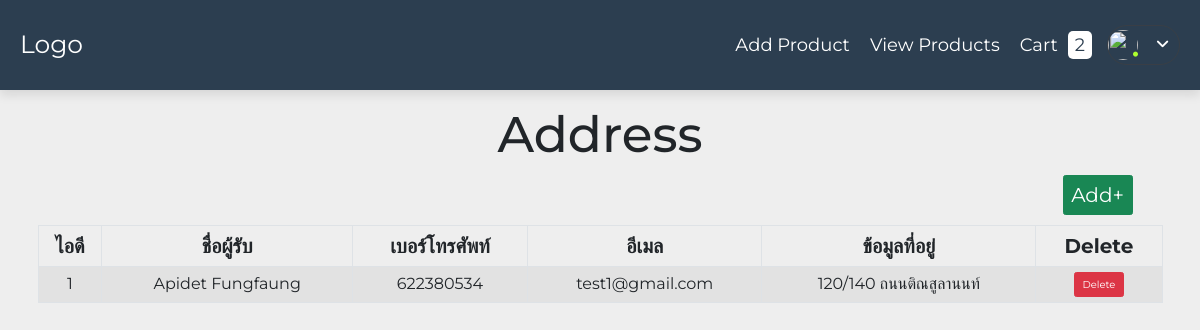
The app's page /addressuser.php (signed in) with its own data.
### tables this page shows
CREATE TABLE tbaddress (
    cAAddressid                     INT(10)                 UNSIGNED  NOT NULL AUTO_INCREMENT primary key,
    cAUserid                        INT(10)                 NULL,
    cAFirstName                  VARCHAR(20) NULL,
    cALastName                   VARCHAR(20)  NULL,
    cAPhoneNumber                INT(10)                  NULL ,
	cAEmail                      VARCHAR(30)  NULL ,
    cAAddress                    VARCHAR(255) NULL,
    cDistrictsid 				varchar(6) 				 NULL,

    constraint FK_address_Subdistrict        foreign key (cDistrictsid)      references tbDistricts(cDistrictsid)        

);

### addressuser.php (the view, shortened to what this page needs)
<?php
   $user_id = $_SESSION['User_Login'];
?>
<!DOCTYPE html>
<html lang="en">
<head>
    <link rel="stylesheet" href="https://cdnjs.cloudflare.com/ajax/libs/font-awesome/6.2.1/css/all.min.css">
    <link rel="stylesheet" href="css/bootstrap.css">
   <link rel="stylesheet" href="css/stylecopy.css">
</head>
<body>
<?php include 'header.php'; ?>
<div class="py-3 container">
    <h1 class="text-center p-2" style="font-size:50px;">Address</h1>
    <a href="addressuseradd.php" class="btn btn-success mb-3" style="float: right; margin-right: 3rem; font-size:20px;">Add+</a>
    <table class="table table-bordered table-striped table-hover text-center container-fulid">
        <thead style="font-size:20px;">
            <th>ไอดี</th>
            <th>ชื่อผู้รับ</th>
            <th>เบอร์โทรศัพท์</th>
            <th>อีเมล</th>
            <th>ข้อมูลที่อยู่</th>
            <th>Delete</th>
        </thead>
        <tbody>
        <?php
    $select_tbaddress = $conn->prepare("SELECT * FROM tbaddress WHERE cAUserid = $user_id ");
    $select_tbaddress->execute();
    while($rowtbaddress = $select_tbaddress->fetch(PDO::FETCH_ASSOC)) {
?>
<tr style="font-size:16px;">
    <td><?php echo $rowtbaddress["cAAddressid"]; ?></td>
    <td><?php echo $rowtbaddress["cAFirstName"] . ' ' . $rowtbaddress["cALastName"]; ?></td>
    <td><?php echo $rowtbaddress["cAPhoneNumber"]; ?></td>
    <td><?php echo $rowtbaddress["cAEmail"]; ?></td>
    <td>
        <?php echo $rowtbaddress["cAAddress"]; ?>
    </td>
    <td><a href="?delete_id=<?php echo $rowtbaddress["cAAddressid"]; ?>" class="btn btn-danger">Delete</a></td>
</tr>
<?php } ?>
        </tbody>
    </table>
    </div>
</body>
</html>

### css/stylecopy.css (style rules this page uses)
:root { --main-color:#2980b9; --red:#e74c3c; --orange:#f39c12; --light-color:#666; --light-bg:#eee; --white:#fff; --black:#2c3e50; --border:.1rem solid rgba(0,0,0,.3); --box-shodow:0 .5rem 1rem rgba(0,0,0,.1); }
* { font-family: 'Montserrat', sans-serif; margin: 0; padding: 0; box-sizing: border-box; outline: none; border: none; text-decoration: none; }
html { font-size: 62.5%; overflow-x: hidden; }
body { background: var(--light-bg); }

### records on screen
tbaddress: cAAddressid "1", cAFirstName "Apidet", cALastName "Fungfaung", cAPhoneNumber "622380534", cAEmail "test1@gmail.com", cAAddress "120/140 ถนนติณสูลานนท์"

### other values on screen
$total_cart_items "2"
